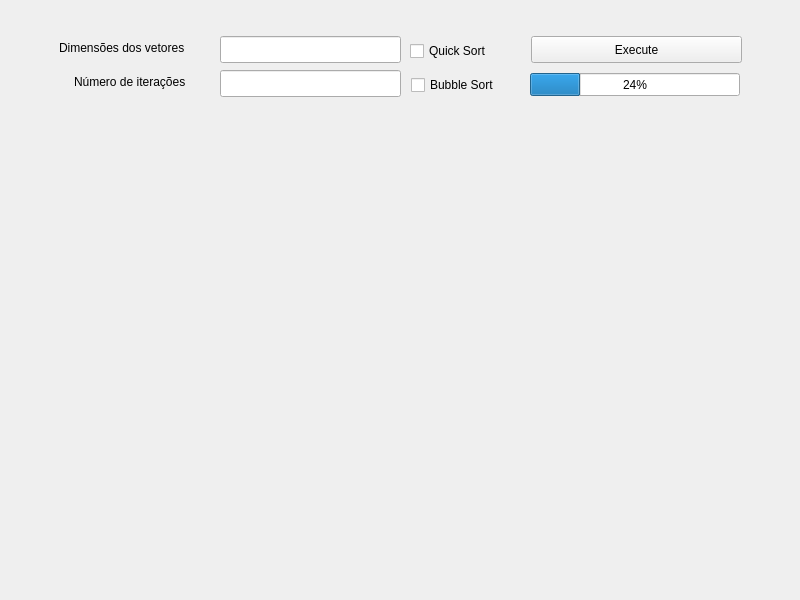
<?xml version="1.0" encoding="UTF-8"?>
<ui version="4.0">
 <class>MainWindow</class>
 <widget class="QMainWindow" name="MainWindow">
  <property name="geometry">
   <rect>
    <x>0</x>
    <y>0</y>
    <width>800</width>
    <height>600</height>
   </rect>
  </property>
  <property name="windowTitle">
   <string>MainWindow</string>
  </property>
  <widget class="QWidget" name="centralWidget">
   <widget class="QPushButton" name="btExecute">
    <property name="geometry">
     <rect>
      <x>531</x>
      <y>36</y>
      <width>211</width>
      <height>27</height>
     </rect>
    </property>
    <property name="text">
     <string>Execute</string>
    </property>
   </widget>
   <widget class="QLabel" name="label">
    <property name="geometry">
     <rect>
      <x>59</x>
      <y>39</y>
      <width>171</width>
      <height>17</height>
     </rect>
    </property>
    <property name="text">
     <string>Dimensões dos vetores</string>
    </property>
   </widget>
   <widget class="QLabel" name="label_2">
    <property name="geometry">
     <rect>
      <x>74</x>
      <y>73</y>
      <width>151</width>
      <height>17</height>
     </rect>
    </property>
    <property name="text">
     <string>Número de iterações</string>
    </property>
   </widget>
   <widget class="QLineEdit" name="dimensions">
    <property name="geometry">
     <rect>
      <x>220</x>
      <y>36</y>
      <width>181</width>
      <height>27</height>
     </rect>
    </property>
    <property name="inputMask">
     <string/>
    </property>
    <property name="text">
     <string/>
    </property>
   </widget>
   <widget class="QLineEdit" name="iterations">
    <property name="geometry">
     <rect>
      <x>220</x>
      <y>70</y>
      <width>181</width>
      <height>27</height>
     </rect>
    </property>
   </widget>
   <widget class="QCheckBox" name="QuickBox">
    <property name="geometry">
     <rect>
      <x>410</x>
      <y>40</y>
      <width>111</width>
      <height>22</height>
     </rect>
    </property>
    <property name="text">
     <string>Quick Sort</string>
    </property>
   </widget>
   <widget class="QCheckBox" name="BubbleBox">
    <property name="geometry">
     <rect>
      <x>411</x>
      <y>74</y>
      <width>121</width>
      <height>22</height>
     </rect>
    </property>
    <property name="text">
     <string>Bubble Sort</string>
    </property>
   </widget>
   <widget class="QProgressBar" name="progressBar">
    <property name="geometry">
     <rect>
      <x>530</x>
      <y>73</y>
      <width>210</width>
      <height>23</height>
     </rect>
    </property>
    <property name="value">
     <number>24</number>
    </property>
   </widget>
   <widget class="QCustomPlot" name="widget" native="true">
    <property name="geometry">
     <rect>
      <x>20</x>
      <y>119</y>
      <width>761</width>
      <height>461</height>
     </rect>
    </property>
   </widget>
  </widget>
 </widget>
 <layoutdefault spacing="6" margin="11"/>
 <customwidgets>
  <customwidget>
   <class>QCustomPlot</class>
   <extends>QWidget</extends>
   <header>qcustomplot.h</header>
   <container>1</container>
  </customwidget>
 </customwidgets>
 <resources/>
 <connections/>
</ui>
